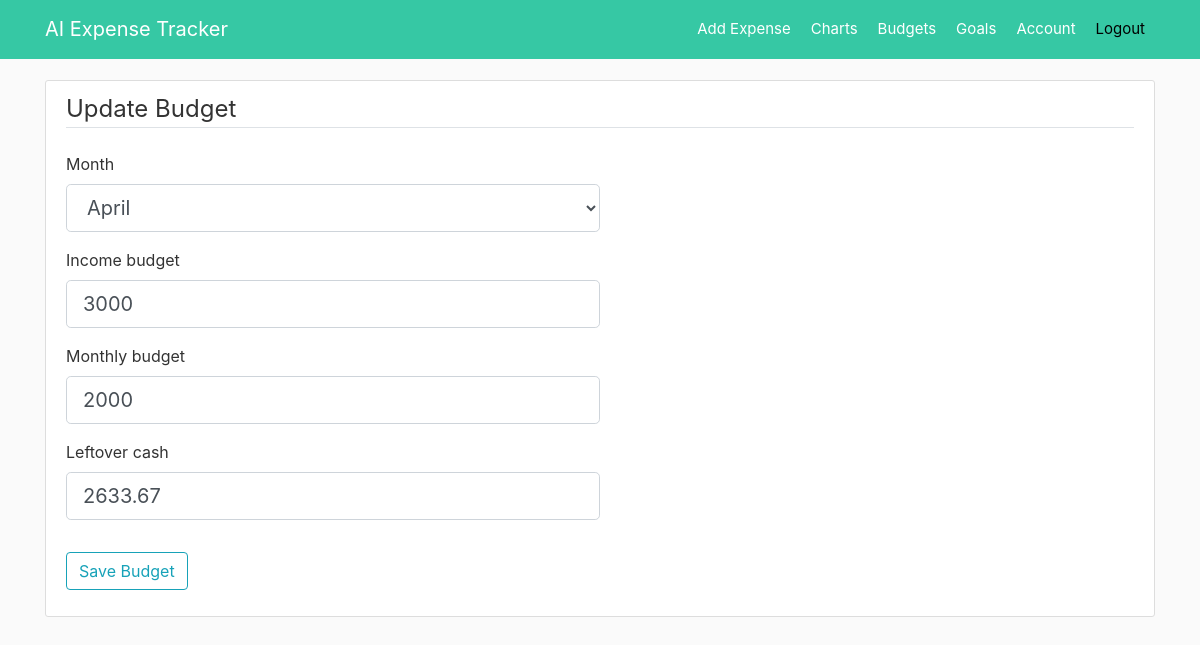
The app's page /budget/4/update (signed in), older data.
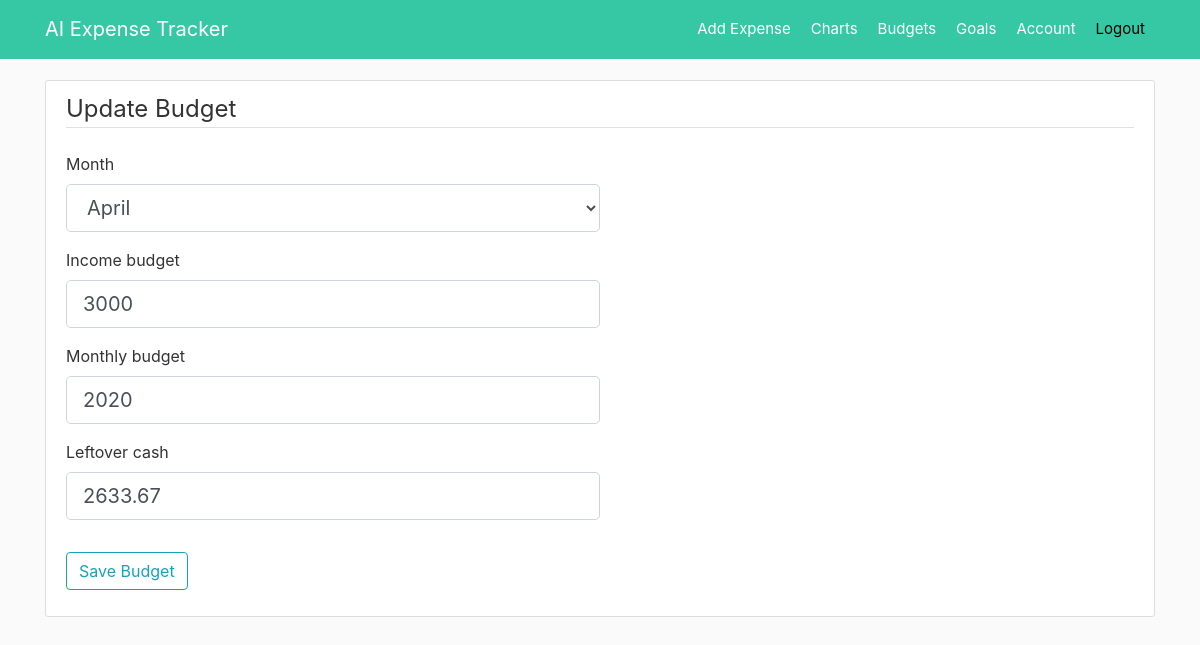
The same page, newer data.
### app/models.py (models this page shows, shortened)
class Budget(db.Model):
    id = db.Column(db.Integer, primary_key=True)
    month = db.Column(db.String(20), unique=True, nullable=False, default="")
    income = db.Column(db.Integer, nullable=False, default=0)
    budget = db.Column(db.Integer, nullable=False, default=0)
    left_cash = db.Column(db.Numeric(precision=8, asdecimal=False,
                                     decimal_return_scale=2), nullable=False, default=0)
    user_id = db.Column(db.Integer, db.ForeignKey('user.id'), nullable=False)
    date_posted = db.Column(db.DateTime, nullable=False)

### app/budgets/routes.py (the view)
@budgets.route("/budget/<int:budget_id>/update", methods=['GET', 'POST'])
@login_required
def budget_update(budget_id):
    budget = Budget.query.get_or_404(budget_id)
    form = BudgetUpdateForm()
    if form.validate_on_submit():
        if percent_saving(form.income.data, form.budget.data):
            if budget.month != form.month.data or budget.income != form.income.data or budget.left_cash != form.left_cash.data or budget.budget != form.budget.data:
                budget.id = get_date_str_to_num(form.month.data)
                budget.month = form.month.data
                budget.income = form.income.data
                budget.budget = form.budget.data
                budget.left_cash = form.left_cash.data
                budget.date_posted = datetime.now()
                db.session.commit()
                flash('Your budget has been updated!', 'success')
                return redirect(url_for('budgets.list_budget'))
            else:
                flash('There is no update!', 'danger')
        else:
            flash(
                'Please enter the income higher than your budget', 'danger')
    elif request.method == 'GET':
        m = get_date_str_to_num(budget.month)
        form.month.data = budget.month
        form.income.data = budget.income
        form.budget.data = budget.budget
        form.left_cash.data = budget.income - get_total_expenses(m)[0]
    return render_template('budget_update.html', title='Update Budget',
                           form=form, legend='Update Budget', budget_id=budget_id)

### app/budgets/forms.py (shortened to what this page needs)
class BudgetUpdateForm(FlaskForm):
    month = SelectField("Month", choices=["January", "February", "March", "April", "May", "June", "July", "August", "September", "October", "November", "December"],
                        validators=[DataRequired()])
    income = IntegerField('Income budget', validators=[DataRequired()])
    budget = IntegerField('Monthly budget', validators=[DataRequired()])
    left_cash = DecimalField('Leftover cash', validators=[DataRequired()])
    submit = SubmitField('Save Budget')

### app/budgets/utils.py (called while the page is built)
def get_date_str_to_num(str):
    return datetime.strptime(str, '%B').month

def get_total_expenses(m):
    from_date = datetime(2023, m, 1)
    to_date = datetime(2023, m, 28) if m == 2 else datetime(2023, m, 30)
    sum = Expense.query.with_entities(
        db.func.round(db.func.sum(Expense.amount), 2)).filter(Expense.date_spend >= from_date, Expense.date_spend <= to_date).all()[0]
    print(sum)
    return sum

### app/models.py (called while the page is built)
@login_manager.user_loader
def load_user(user_id):
    return User.query.get(int(user_id))

### app/templates/budget_update.html (shortened to what this page needs)
{% extends "layout.html" %}
{% block content %}
<div class="content-section">
    <form method="POST" action="">
        <fieldset class="form-group">
            <legend class="border-bottom mb-4">{{ legend }}</legend>
            <div class="form-group">
                {{ form.month.label(class="form-control-label") }}
                {% if form.month.errors %}
                    <div class="invalid-feedback">
                        {% for error in form.month.errors %}
                            <span style="color:red">{{ error }}</span>
                        {% endfor %}
                    </div>
                {% else %}
                    {{ form.month(class="form-control form-control-lg col-6") }}
                {% endif %}
            </div>
            <div class="form-group">
                {{ form.income.label }}
                {% if form.income.errors %}
                    {{ form.income(class="form-control form-control-lg col-6 is-invalid") }}
                    <div class="invalid-feedback">
                        {% for error in form.income.errors %}
                            <span style="color:red">{{ error }}</span>
                        {% endfor %}
                    </div>
                {% else %}
                    {{ form.income(class="form-control form-control-lg col-6") }}
                {% endif %}
            </div>
            <div class="form-group">
                {{ form.budget.label }}
                {% if form.budget.errors %}
                    {{ form.budget(class="form-control form-control-lg col-6 is-invalid") }}
                    <div class="invalid-feedback">
                        {% for error in form.budget.errors %}
                            <span style="color:red">{{ error }}</span>
                        {% endfor %}
                    </div>
                {% else %}
                    {{ form.budget(class="form-control form-control-lg col-6") }}
                {% endif %}
            </div>
            <div class="form-group">
                {{ form.left_cash.label }}
                {% if form.left_cash.errors %}
                    {{ form.left_cash(class="form-control form-control-lg col-6 is-invalid") }}
                    <div class="invalid-feedback">
                        {% for error in form.left_cash.errors %}
                            <span style="color:red">{{ error }}</span>
                        {% endfor %}
                    </div>
                {% else %}
                    {{ form.left_cash(class="form-control form-control-lg col-6") }}
                {% endif %}
            </div>
        </fieldset>
        <div class="form-group">
            {{ form.submit(class="btn btn-outline-info") }}
        </div>
    </form>
</div>
{% endblock content %}

Row changes from the older to the newer data that the page shows:
changed Budget "April": budget "2000" → "2020"
